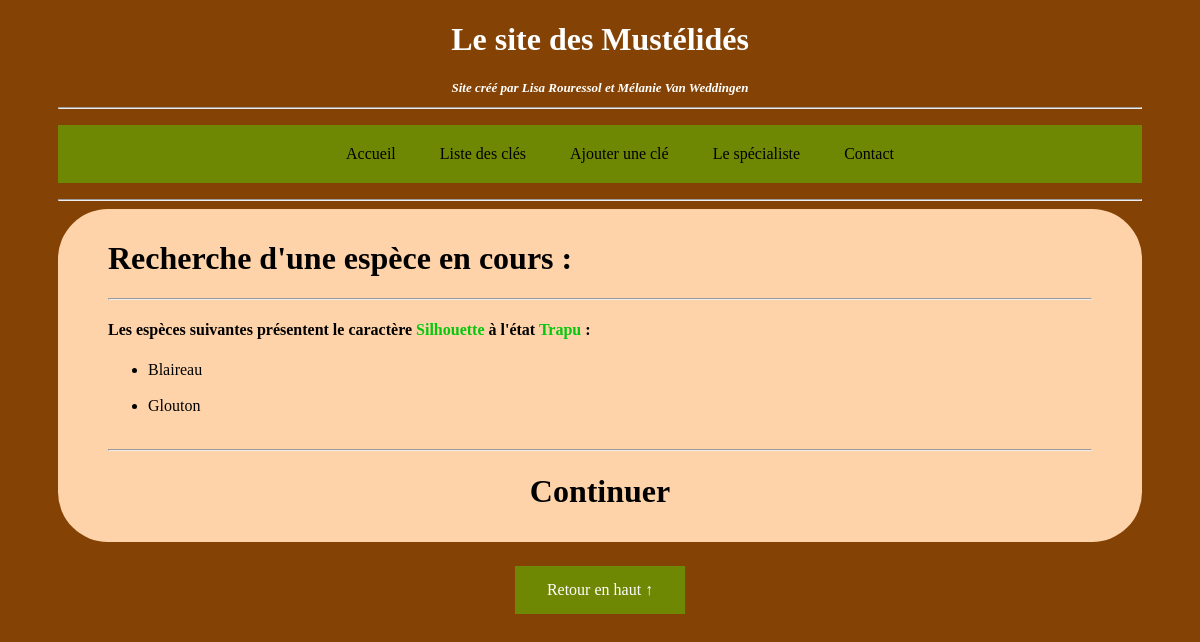
The app's page /cle/en-cours/1 with its own data.
### cle/models.py (models this page shows, shortened)
class Etat_caracteres(models.Model):
    etat=models.CharField(max_length=100)
    caractere=models.ForeignKey(Caractere, on_delete=models.CASCADE)
    class Meta:
        verbose_name='Etat de Caractere'

class Caractere (models.Model):
    nom=models.CharField(max_length=100)
    class Meta:
        verbose_name='Caractere'
        ordering=['id']
    def __str__(self):
        return self.nom

class Espece_caractere(models.Model):
    espece=models.ForeignKey(Espece, on_delete=models.CASCADE)
    caractere=models.ForeignKey(Caractere, on_delete=models.CASCADE)
    etat=models.CharField(max_length=100)

class Espece(models.Model):
    nom=models.CharField(max_length=100)
    nom_latin=models.CharField(max_length=100)
    description=models.CharField(max_length=2000)
    cle_name=models.ForeignKey(Cle, on_delete=models.CASCADE)
    class Meta:
        verbose_name='Espece'
        ordering=['nom']

### cle/views.py (the view)
# urls.py: path('cle/en-cours/<int:id_etat>', cle_en_cours, name="cle_en_cours")
def cle_en_cours(request, id_etat):
	caractere_test = Etat_caracteres.objects.get(id=id_etat)
	liste_espece_cara = Espece_caractere.objects.all()
	esp_possible = Espece_caractere.objects.filter(etat=caractere_test.etat) #Recupère toutes les espèces qui présentent l'état de caractère choisi.
	cara_restant = Espece_caractere.objects.exclude(caractere=caractere_test.caractere) #exclue le caractère venant d'être évalué
	etat_restant = [] #Variable pour récupérer tous les état de caractères encore à évaluer.
	nb = 0
	etat_cara_restant = [] #Même que etat_restant mais exclue en plus l'etat de caractere qui vient d'etre validé
	Liste_cara_restant = []
	for esp in esp_possible : #compte le nombre d'espèces restantes
		nb += 1
	if nb == 1:
		espece = esp_possible[0]
		eid = espece.espece
		print(espece)
		caid = 1
		return redirect('affiche_espece', id_espece=espece.espece.id )
	else:
		for esp in liste_espece_cara : # fonction pour récupérer tous les état de caractères encore à évaluer.
			if esp_possible.filter(espece=esp.espece).exists():
				etat_restant.append(esp)
		for esp in etat_restant :
			if cara_restant.filter(caractere=esp.caractere).exists():
				etat_cara_restant.append(esp)
				Liste_cara_restant.append(esp.caractere)
		compte_cara = Counter(Liste_cara_restant)
		i = -1 #compteur pour retrouver le nom du caractère dans la liste
		for cpte in compte_cara.values(): #Verifie quel caractère apparaît pour toutes les espèces encore présentes > pour trouver le caractère suivant.
			i += 1
			if cpte == nb:
				print("yay")
				value = cpte
				break
		liste_caracteres = []
		for cpte in compte_cara.keys():
			liste_caracteres.append(cpte)
		while i < 100 :
			nm_cara = liste_caracteres[i]
			cara_suiv = Caractere.objects.filter(nom=nm_cara)
			cara = cara_suiv[0] #objet caractère
			cara_pres = Espece_caractere.objects.filter(caractere=cara.id)#Recupère toutes les apparition de ce caractère dans la table complete des Etat par Especes.
			liste_apparition = []
			for esp in cara_pres:
				liste_apparition.append(esp.caractere)
			compte_ap = Counter(liste_apparition)
			for cpte in compte_ap.values():
				value_ap = cpte
			if value_ap > value:
				i += 1
				print(value_ap)
				print(value)
			else:
				break
		caid = cara.id #id du prochain caractère à évaluer.
	return render(request, 'cle/cle_en_cours.html', {'l_esp':esp_possible,'c_test':caractere_test,'caid':caid})

### cle/template/cle/cle_en_cours.html
{% extends "cle/pageref.html"%}
{% block contenu_page %}
<h4><font size='+3'>Recherche d'une espèce en cours :</font></h4>
<hr>
<h4>Les espèces suivantes présentent le caractère <span style="color:#05C80E">{{c_test.caractere.nom}}</span> à l'état <span style="color:#05C80E">{{c_test.etat}}</span> :</h4>
<ul>
	{% for esp in l_esp %}
		<li> {{esp.espece.nom}} </li><br>
	{% endfor %}
</ul>
<hr>
	<h5><font size='+3'><a href="{% url 'afficher_caractere' caid %}"><center>Continuer</center></a></font></h5>
{% endblock %}

### cle/static/css/style.css (style rules this page uses)
a { color: black; text-decoration:none; }
body { background-color:#844305; padding:0px 50px 0px 50px; text-align: center; }

### records on screen
Etat_caracteres: caractere.nom "Silhouette", etat "Trapu"
Espece_caractere: espece.nom "Blaireau"
Espece_caractere: espece.nom "Glouton"
